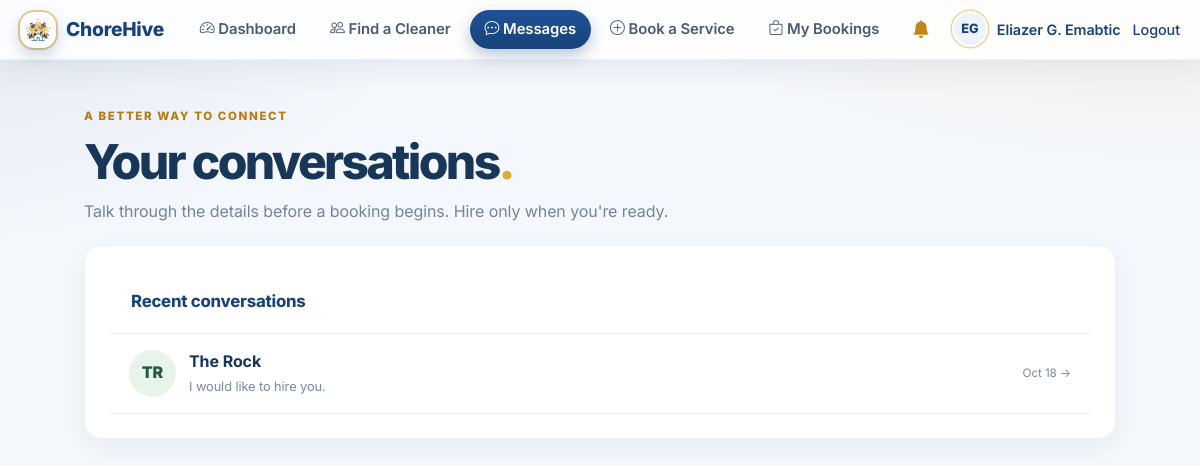
Screenshot of /chat.php (signed in) with the database file from the repository.
### tables this page shows
CREATE TABLE chat_threads (
  id INT AUTO_INCREMENT PRIMARY KEY,
  client_id INT NOT NULL,
  worker_id INT NOT NULL,
  created_at TIMESTAMP DEFAULT CURRENT_TIMESTAMP,
  updated_at TIMESTAMP DEFAULT CURRENT_TIMESTAMP ON UPDATE CURRENT_TIMESTAMP,
  UNIQUE KEY unique_client_worker (client_id, worker_id),
  FOREIGN KEY (client_id) REFERENCES users(id) ON DELETE CASCADE,
  FOREIGN KEY (worker_id) REFERENCES users(id) ON DELETE CASCADE
);

CREATE TABLE users (
  id INT AUTO_INCREMENT PRIMARY KEY,
  name VARCHAR(100) NOT NULL,
  email VARCHAR(120) NOT NULL UNIQUE,
  password VARCHAR(255) NOT NULL,
  role ENUM('client','worker','admin') NOT NULL DEFAULT 'client',
  worker_approved TINYINT(1) NOT NULL DEFAULT 0,
  phone VARCHAR(30),
  address VARCHAR(255),
  city VARCHAR(100) NULL,
  bio TEXT,
  avatar VARCHAR(255) NULL,
  is_new TINYINT(1) DEFAULT 1,
  created_at TIMESTAMP DEFAULT CURRENT_TIMESTAMP
);

### config.php (called while the page is built, shortened)
<?php
function ch_base() {
    $dir = str_replace('\\', '/', dirname($_SERVER['SCRIPT_NAME'] ?? '/index.php'));
    $dir = preg_replace('~/(client|worker|admin)$~', '', $dir);
    return rtrim($dir, '/');
}
function e($s) { return htmlspecialchars($s ?? '', ENT_QUOTES, 'UTF-8'); }
function current_user() { return $_SESSION['user'] ?? null; }
function avatar_file($user) {
    $f = $user['avatar'] ?? '';
    return (!empty($f) && media_exists($f)) ? basename($f) : '';
}
function avatar_url($user, $base) {
    $f = avatar_file($user);
    return $f ? media_url($f, $base) : '';
}
function media_exists($filename) {
    $filename = basename((string)$filename);
    return is_file(UPLOAD_DIR . '/' . $filename);
}
function initials($name) {
    $parts = preg_split('/\s+/', trim((string)$name)) ?: [];
    $out = '';
    foreach (array_slice($parts, 0, 2) as $p) $out .= mb_strtoupper(mb_substr($p, 0, 1));
    return $out !== '' ? $out : '?';
}

### chat.php (the view, shortened to what this page needs)
<?php
require 'config.php';
$partner=null;
$title='Messages';require 'layout.php';
?>
<div class="page-intro chat-page-intro"><span class="eyebrow">A BETTER WAY TO CONNECT</span><h1>Your conversations<span class="heading-period">.</span></h1><p>Talk through the details before a booking begins. Hire only when you're ready.</p></div>
<?php if(!$partner): ?>
<div class="card conversation-list-card"><h2>Recent conversations</h2><?php $col=$u['role']==='client'?'client_id':'worker_id';$stmt=$conn->prepare("SELECT t.id,t.client_id,t.worker_id,t.updated_at, p.id partner_id,p.name partner_name,p.avatar,(SELECT message FROM chat_messages m WHERE m.thread_id=t.id ORDER BY m.id DESC LIMIT 1) last_message,(SELECT created_at FROM chat_messages m WHERE m.thread_id=t.id ORDER BY m.id DESC LIMIT 1) last_message_at FROM chat_threads t JOIN users p ON p.id=IF(t.client_id=?,t.worker_id,t.client_id) WHERE t.$col=? ORDER BY t.updated_at DESC");$stmt->bind_param('ii',$u['id'],$u['id']);$stmt->execute();$threads=$stmt->get_result();if(!$threads->num_rows): ?><div class="empty-state"><span class="empty-state-icon">☏</span><h3>No conversations yet</h3><p><?php if($u['role']==='client'): ?>Browse cleaners and send a message before you hire.<?php else: ?>When a customer messages you, the conversation will appear here.<?php endif; ?></p><?php if($u['role']==='client'): ?><a class="btn" href="client/workers.php">Discover cleaners</a><?php endif; ?></div><?php else: while($t=$threads->fetch_assoc()):$pa=avatar_url(['avatar'=>$t['avatar']],ch_base()); ?><a class="conversation-row" href="chat.php?user_id=<?= (int)$t['partner_id'] ?>"><?php if($pa): ?><img src="<?= e($pa) ?>" alt="" class="conversation-avatar"><?php else: ?><span class="conversation-avatar conversation-initials"><?= e(initials($t['partner_name'])) ?></span><?php endif; ?><span class="conversation-copy"><b><?= e($t['partner_name']) ?></b><small><?= e($t['last_message']?:'Conversation started — say hello!') ?></small></span><span class="conversation-date"><?= $t['last_message_at']?date('M j',strtotime($t['last_message_at'])):'New' ?> →</span></a><?php endwhile; endif; ?></div>
<?php endif; ?>
<?php require 'footer.php'; ?>

### layout.php (style rules this page uses)
:root { --navy:#17427a; --navy-dark:#0f2d55; --honey:#e0aa33; --honey-dark:#c1861a; --dark:#17427a; --bg:#f4f7fc; --card:#fff; --ink:#1f2c44; --muted:#6b7a90; --line:#e3e9f2; --line-2:#edf1f8; --ok:#2e7d32; --warn:#b7791f; --err:#c62828; --info:#1565c0; --ok-bg:#e8f5e9; --warn-bg:#fdf3e3; --err-bg:#fdecea; --info-bg:#e8f0fd; --radius:16px; --radius-sm:10px; --radius-pill:999px; --shadow-sm:0 1px 2px rgba(23,66,122,.06), 0 1px 3px rgba(23,66,122,.04); --shadow:0 1px 2px rgba(23,66,122,.05), 0 6px 20px rgba(23,66,122,.07); --shadow-lg:0 12px 38px rgba(23,66,122,.15); --ring:0 0 0 3px rgba(224,170,51,.35); --ease:cubic-bezier(.4,0,.2,1); --fast:.15s; --med:.25s; --slow:.45s; }
* ,*::before,*::after { box-sizing:border-box; }
body,h1,h2,h3,h4,h5,p,ul,ol,figure { margin:0; }
html { -webkit-text-size-adjust:100%; scroll-behavior:smooth; }
body { font-family:'Segoe UI',system-ui,-apple-system,sans-serif; background:var(--bg); color:var(--ink); min-height:100vh; line-height:1.55; letter-spacing:-.005em; -webkit-font-smoothing:antialiased; }
.card { background:var(--card); border:1px solid var(--line-2); border-radius:var(--radius); padding:24px; margin-bottom:18px; box-shadow:var(--shadow); transition:box-shadow var(--med) var(--ease), border-color var(--med) var(--ease); }
h1 { font-size:1.6rem; margin-bottom:14px; letter-spacing:-.022em; line-height:1.25; }
h2 { font-size:1.05rem; color:var(--navy); margin-bottom:12px; letter-spacing:-.01em; }
body { font-family:'Inter','Segoe UI',system-ui,-apple-system,sans-serif; }
body:not(.adminpage) { background:radial-gradient(1000px 420px at 100% -10%, rgba(224,170,51,.14), transparent 60%), radial-gradient(900px 420px at -10% 0%, rgba(23,66,122,.08), transparent 60%), var(--bg); background-attachment:fixed; }
.card { border:1px solid var(--line-2); border-radius:20px; box-shadow:var(--shadow); transition:box-shadow var(--med) var(--ease), transform var(--med) var(--ease); }
h1 { font-weight:800; letter-spacing:-.025em; }

### rows the page displays
chat_threads: worker.name "TR", worker.name "The Rock", last_message "I would like to hire you.", last_message_at "Oct 18"

### other values shown
initials($u['name']) "EG"
$u['name'] "Eliazer G. Emabtic"
